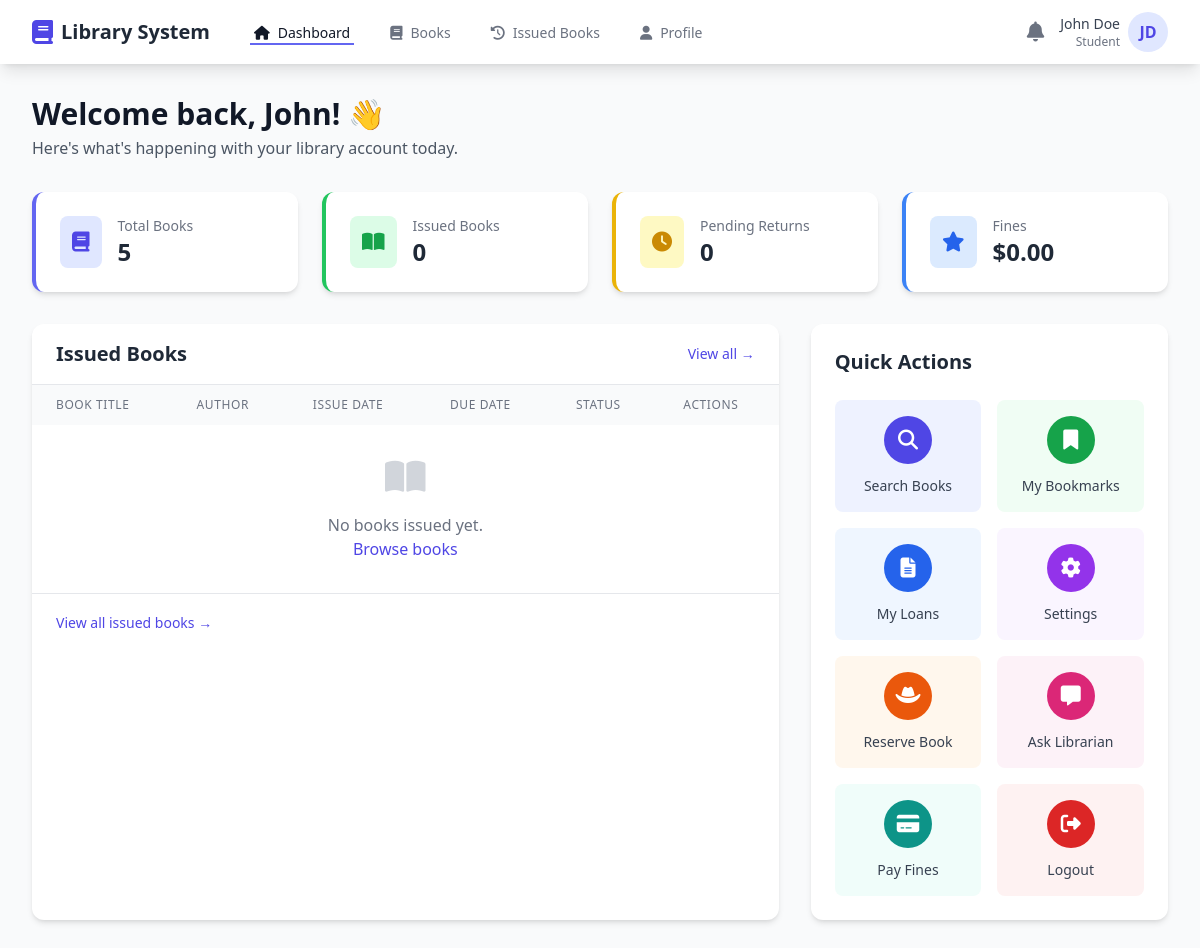
The app's page /dashboard (signed in) with its own data.
### tables this page shows
CREATE TABLE users (
            id INTEGER PRIMARY KEY AUTOINCREMENT,
            first_name TEXT NOT NULL,
            last_name TEXT NOT NULL,
            email TEXT UNIQUE NOT NULL,
            student_id TEXT UNIQUE NOT NULL,
            role TEXT NOT NULL,
            password TEXT NOT NULL,
            created_at TIMESTAMP DEFAULT CURRENT_TIMESTAMP
        );

### app.py (the view)
@app.route('/dashboard')
def dashboard():
    if 'user_id' not in session:
        return redirect(url_for('login'))
    if session.get('user_role') == 'librarian':
        return redirect(url_for('login'))
    conn = get_db_connection()
    cursor = conn.cursor()
    cursor.execute('SELECT * FROM users WHERE id = ?', (session['user_id'],))
    user = cursor.fetchone()
    cursor.execute('''
        SELECT * FROM issued_books
        WHERE user_id = ? AND return_date IS NULL
    ''', (session['user_id'],))
    issued_books = cursor.fetchall()
    cursor.execute('SELECT * FROM books')
    books = cursor.fetchall()
    conn.close()
    return render_template('dashboard.html',
                          user=dict(user) if user else None,
                          issued_books=[dict(book) for book in issued_books],
                          books=[dict(book) for book in books])

### app.py (called while the page is built)
def get_db_connection():
    conn = sqlite3.connect(DATABASE)
    conn.row_factory = sqlite3.Row
    return conn

### templates/dashboard.html (shortened to what this page needs)
<!DOCTYPE html>
<html lang="en">
<head>
    <script src="https://cdn.tailwindcss.com"></script>
    <link rel="stylesheet" href="https://cdnjs.cloudflare.com/ajax/libs/font-awesome/6.4.0/css/all.min.css">
</head>
<body class="bg-gray-50">
    <nav class="bg-white shadow-lg sticky top-0 z-50">
        <div class="max-w-7xl mx-auto px-4 sm:px-6 lg:px-8">
            <div class="flex justify-between h-16">
                <div class="flex items-center">
                    <div class="flex-shrink-0 flex items-center">
                        <i class="fa-solid fa-book text-indigo-600 text-2xl mr-2"></i>
                        <span class="font-bold text-xl text-gray-800">Library System</span>
                    </div>
                    <div class="hidden md:ml-10 md:flex md:space-x-8">
                        <a href="{{ url_for('dashboard') }}" class="border-indigo-500 text-gray-900 inline-flex items-center px-1 pt-1 border-b-2 text-sm font-medium">
                            <i class="fa-solid fa-home mr-2"></i> Dashboard
                        </a>
                        <a href="{{ url_for('catalog') }}" class="border-transparent text-gray-500 hover:border-gray-300 hover:text-gray-700 inline-flex items-center px-1 pt-1 border-b-2 text-sm font-medium transition-colors">
                            <i class="fa-solid fa-book mr-2"></i> Books
                        </a>
                        <a href="#" class="border-transparent text-gray-500 hover:border-gray-300 hover:text-gray-700 inline-flex items-center px-1 pt-1 border-b-2 text-sm font-medium transition-colors">
                            <i class="fa-solid fa-clock-rotate-left mr-2"></i> Issued Books
                        </a>
                        <a href="#" class="border-transparent text-gray-500 hover:border-gray-300 hover:text-gray-700 inline-flex items-center px-1 pt-1 border-b-2 text-sm font-medium transition-colors">
                            <i class="fa-solid fa-user mr-2"></i> Profile
                        </a>
                    </div>
                </div>
                <div class="flex items-center space-x-4">
                    <button class="text-gray-500 hover:text-indigo-600 transition-colors">
                        <i class="fa-solid fa-bell text-xl"></i>
                    </button>
                    <div class="flex items-center space-x-2">
                        <div class="text-right">
                            <p class="text-sm font-medium text-gray-700">{{ user.first_name }} {{ user.last_name }}</p>
                            <p class="text-xs text-gray-500">{{ user.role|title }}</p>
                        </div>
                        <div class="h-10 w-10 bg-indigo-100 rounded-full flex items-center justify-center">
                            <span class="text-indigo-600 font-bold">{{ user.first_name[0] }}{{ user.last_name[0] }}</span>
                        </div>
                    </div>
                </div>
            </div>
        </div>
    </nav>
    <div class="max-w-7xl mx-auto px-4 sm:px-6 lg:px-8 py-8">
        <div class="mb-8">
            <h1 class="text-3xl font-bold text-gray-900">Welcome back, {{ user.first_name }}! 👋</h1>
            <p class="text-gray-600 mt-1">Here's what's happening with your library account today.</p>
        </div>
        <div class="grid grid-cols-1 md:grid-cols-2 lg:grid-cols-4 gap-6 mb-8">
            <div class="bg-white rounded-xl shadow-md p-6 border-l-4 border-indigo-500">
                <div class="flex items-center">
                    <div class="p-3 bg-indigo-100 rounded-lg mr-4">
                        <i class="fa-solid fa-book text-indigo-600 text-xl"></i>
                    </div>
                    <div>
                        <p class="text-sm font-medium text-gray-500">Total Books</p>
                        <p class="text-2xl font-bold text-gray-800">{{ books|length }}</p>
                    </div>
                </div>
            </div>
            <div class="bg-white rounded-xl shadow-md p-6 border-l-4 border-green-500">
                <div class="flex items-center">
                    <div class="p-3 bg-green-100 rounded-lg mr-4">
                        <i class="fa-solid fa-book-open text-green-600 text-xl"></i>
                    </div>
                    <div>
                        <p class="text-sm font-medium text-gray-500">Issued Books</p>
                        <p class="text-2xl font-bold text-gray-800">{{ issued_books|length }}</p>
                    </div>
                </div>
            </div>
            <div class="bg-white rounded-xl shadow-md p-6 border-l-4 border-yellow-500">
                <div class="flex items-center">
                    <div class="p-3 bg-yellow-100 rounded-lg mr-4">
                        <i class="fa-solid fa-clock text-yellow-600 text-xl"></i>
                    </div>
                    <div>
                        <p class="text-sm font-medium text-gray-500">Pending Returns</p>
                        <p class="text-2xl font-bold text-gray-800">{{ issued_books|length }}</p>
                    </div>
                </div>
            </div>
            <div class="bg-white rounded-xl shadow-md p-6 border-l-4 border-blue-500">
                <div class="flex items-center">
                    <div class="p-3 bg-blue-100 rounded-lg mr-4">
                        <i class="fa-solid fa-star text-blue-600 text-xl"></i>
                    </div>
                    <div>
                        <p class="text-sm font-medium text-gray-500">Fines</p>
                        <p class="text-2xl font-bold text-gray-800">$0.00</p>
                    </div>
                </div>
            </div>
        </div>
        <div class="grid grid-cols-1 lg:grid-cols-3 gap-8">
            <div class="lg:col-span-2 bg-white rounded-xl shadow-md overflow-hidden">
                <div class="px-6 py-4 border-b border-gray-200 flex justify-between items-center">
                    <h2 class="text-xl font-semibold text-gray-800">Issued Books</h2>
                    <a href="#" class="text-indigo-600 hover:text-indigo-900 font-medium text-sm">
                        View all →
                    </a>
                </div>
                <div class="overflow-x-auto">
                    <table class="w-full">
                        <thead class="bg-gray-50">
                            <tr>
                                <th class="px-6 py-3 text-left text-xs font-medium text-gray-500 uppercase tracking-wider">Book Title</th>
                                <th class="px-6 py-3 text-left text-xs font-medium text-gray-500 uppercase tracking-wider">Author</th>
                                <th class="px-6 py-3 text-left text-xs font-medium text-gray-500 uppercase tracking-wider">Issue Date</th>
                                <th class="px-6 py-3 text-left text-xs font-medium text-gray-500 uppercase tracking-wider">Due Date</th>
                                <th class="px-6 py-3 text-left text-xs font-medium text-gray-500 uppercase tracking-wider">Status</th>
                                <th class="px-6 py-3 text-left text-xs font-medium text-gray-500 uppercase tracking-wider">Actions</th>
                            </tr>
                        </thead>
                        <tbody class="divide-y divide-gray-200" id="issued-books-table-body">
                            {% if issued_books %}
                            {% for issue in issued_books %}
                            {% set book = books|selectattr('id', 'equalto', issue.book_id)|first %}
                            {% if book %}
                            <tr class="hover:bg-gray-50 transition-colors">
                                <td class="px-6 py-4 whitespace-nowrap">
                                    <div class="text-sm font-medium text-gray-900">{{ book.title }}</div>
                                    <div class="text-sm text-gray-500">{{ book.author }}</div>
                                </td>
                                <td class="px-6 py-4 whitespace-nowrap text-sm text-gray-500">{{ book.author }}</td>
                                <td class="px-6 py-4 whitespace-nowrap text-sm text-gray-500">{{ issue.issue_date }}</td>
                                <td class="px-6 py-4 whitespace-nowrap text-sm text-red-600 font-medium">{{ issue.due_date }}</td>
                                <td class="px-6 py-4 whitespace-nowrap">
                                    <span class="px-2 inline-flex text-xs leading-5 font-semibold rounded-full bg-green-100 text-green-800">
                                        In Progress
                                    </span>
                                </td>
                                <td class="px-6 py-4 whitespace-nowrap">
                                    <form method="POST" action="{{ url_for('return_book', issue_id=issue.id) }}" class="inline">
                                        <button type="submit" class="text-green-600 hover:text-green-800 font-medium text-sm" onclick="return confirm('Return this book?');">
                                            Return
                                        </button>
                                    </form>
                                </td>
                            </tr>
                            {% endif %}
                            {% endfor %}
                            {% else %}
                            <tr>
                                <td colspan="6" class="px-6 py-8 text-center text-gray-500">
                                    <i class="fa-solid fa-book-open text-4xl mb-4 block text-gray-300"></i>
                                    <p>No books issued yet.</p>
                                    <a href="{{ url_for('catalog') }}" class="text-indigo-600 hover:text-indigo-800 font-medium">Browse books</a>
                                </td>
                            </tr>
                            {% endif %}
                        </tbody>
                    </table>
                </div>
                <div class="px-6 py-4 border-t border-gray-200">
                    <a href="#" class="text-indigo-600 hover:text-indigo-900 font-medium text-sm">
                        View all issued books →
                    </a>
                </div>
            </div>
            <div class="bg-white rounded-xl shadow-md p-6">
                <h2 class="text-xl font-semibold text-gray-800 mb-6">Quick Actions</h2>
                <div class="grid grid-cols-2 gap-4">
                    <a href="{{ url_for('catalog') }}" class="group bg-indigo-50 rounded-lg p-4 text-center transition-all hover:bg-indigo-100">
                        <div class="mx-auto w-12 h-12 bg-indigo-600 rounded-full flex items-center justify-center text-white mb-3 group-hover:bg-indigo-700 transition-colors">
                            <i class="fa-solid fa-magnifying-glass text-xl"></i>
                        </div>
                        <span class="block text-sm font-medium text-gray-700 group-hover:text-indigo-800">Search Books</span>
                    </a>
                    <a href="#" class="group bg-green-50 rounded-lg p-4 text-center transition-all hover:bg-green-100">
                        <div class="mx-auto w-12 h-12 bg-green-600 rounded-full flex items-center justify-center text-white mb-3 group-hover:bg-green-700 transition-colors">
                            <i class="fa-solid fa-bookmark text-xl"></i>
                        </div>
                        <span class="block text-sm font-medium text-gray-700 group-hover:text-green-800">My Bookmarks</span>
                    </a>
                    <a href="#" class="group bg-blue-50 rounded-lg p-4 text-center transition-all hover:bg-blue-100">
                        <div class="mx-auto w-12 h-12 bg-blue-600 rounded-full flex items-center justify-center text-white mb-3 group-hover:bg-blue-700 transition-colors">
                            <i class="fa-solid fa-file-lines text-xl"></i>
                        </div>
                        <span class="block text-sm font-medium text-gray-700 group-hover:text-blue-800">My Loans</span>
                    </a>
                    <a href="#" class="group bg-purple-50 rounded-lg p-4 text-center transition-all hover:bg-purple-100">
                        <div class="mx-auto w-12 h-12 bg-purple-600 rounded-full flex items-center justify-center text-white mb-3 group-hover:bg-purple-700 transition-colors">
                            <i class="fa-solid fa-gear text-xl"></i>
                        </div>
                        <span class="block text-sm font-medium text-gray-700 group-hover:text-purple-800">Settings</span>
                    </a>
                    <a href="#" class="group bg-orange-50 rounded-lg p-4 text-center transition-all hover:bg-orange-100">
                        <div class="mx-auto w-12 h-12 bg-orange-600 rounded-full flex items-center justify-center text-white mb-3 group-hover:bg-orange-700 transition-colors">
                            <i class="fa-solid fa-hat-cowboy text-xl"></i>
                        </div>
                        <span class="block text-sm font-medium text-gray-700 group-hover:text-orange-800">Reserve Book</span>
                    </a>
                    <a href="#" class="group bg-pink-50 rounded-lg p-4 text-center transition-all hover:bg-pink-100">
                        <div class="mx-auto w-12 h-12 bg-pink-600 rounded-full flex items-center justify-center text-white mb-3 group-hover:bg-pink-700 transition-colors">
                            <i class="fa-solid fa-message text-xl"></i>
                        </div>
                        <span class="block text-sm font-medium text-gray-700 group-hover:text-pink-800">Ask Librarian</span>
                    </a>
                    <a href="#" class="group bg-teal-50 rounded-lg p-4 text-center transition-all hover:bg-teal-100">
                        <div class="mx-auto w-12 h-12 bg-teal-600 rounded-full flex items-center justify-center text-white mb-3 group-hover:bg-teal-700 transition-colors">
                            <i class="fa-solid fa-credit-card text-xl"></i>
                        </div>
                        <span class="block text-sm font-medium text-gray-700 group-hover:text-teal-800">Pay Fines</span>
                    </a>
                    <a href="{{ url_for('logout') }}" class="group bg-red-50 rounded-lg p-4 text-center transition-all hover:bg-red-100">
                        <div class="mx-auto w-12 h-12 bg-red-600 rounded-full flex items-center justify-center text-white mb-3 group-hover:bg-red-700 transition-colors">
                            <i class="fa-solid fa-right-from-bracket text-xl"></i>
                        </div>
                        <span class="block text-sm font-medium text-gray-700 group-hover:text-red-800">Logout</span>
                    </a>
                </div>
            </div>
        </div>
    </div>
</body>
</html>

### records on screen
users: first_name "John", last_name "Doe", role "Student", first_name "J", last_name "D"

### other values on screen
{{ books|length }} "5"
{{ issued_books|length }} "0"
